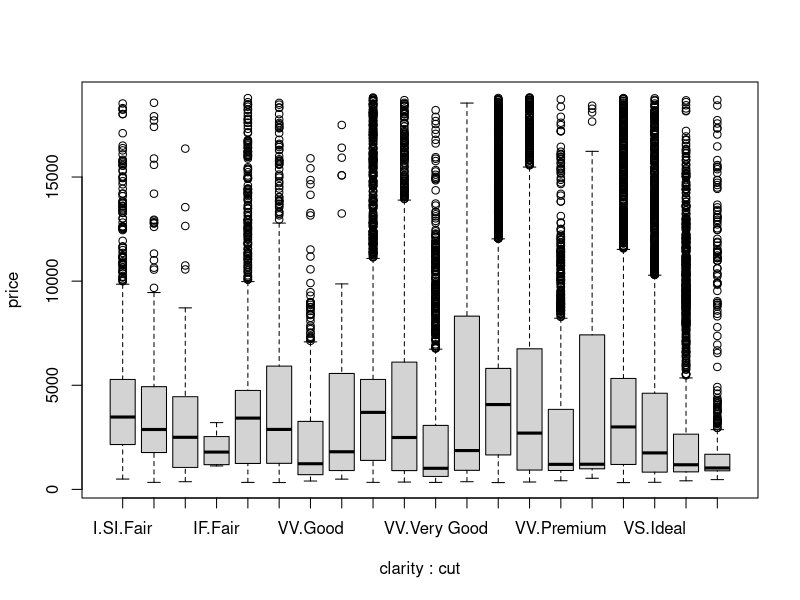

Generate this figure with R: (Note: this script raises an error after producing the figure.)
## ---- chunk 1
library(caret)

moissanite <- read.csv("Moissanite.csv", stringsAsFactors = TRUE)

moissanite$cut <- factor(moissanite$cut, 
                         levels = c("Fair", "Good", "Very Good", "Premium", "Ideal"))
moissanite$clarity <- factor(moissanite$clarity, 
                             levels = unique(moissanite$clarity))

set.seed(161)
ind <- createDataPartition(moissanite$price,
                           list = FALSE, p = 0.7)

train <- moissanite[ind, ]
test <- moissanite[-ind, ]
## ---- chunk 2
mlr.full <- lm(price ~ ., train)

summary(mlr.full)
## ---- chunk 3
boxplot(price ~ clarity * cut, train)
## ---- chunk 4
library(MASS)

# An empty (i.e., intercept-only) MLR is needed to implement stepAIC.
mlr.mod0 <- lm(price ~ 1, train)

# ----------- Starting Student Code -----------------------#
# Complete the following lines of code to run stepwise selection. 
# stepAIC(mlr.full,
#         k = 2, # Change to log(nrow(train)) for BIC
#         direction = "backward",
#         scope     = list(upper = mlr.full, lower = mlr.mod0))
# ----------- Ending Student Code ------------------------#

# ------------ Starting Key Code -------------------------#
stepAIC(mlr.full,
        k = 2, # Change to log(nrow(train)) for BIC
        direction = "backward",
        scope     = list(upper = mlr.full, lower = mlr.mod0))
# ------------ Ending Key Code ---------------------------#
## ---- chunk 5
# ----------- Starting Student Code -----------------------#
# From the stepAIC output, copy the code that runs the resulting stepwise model.
# mlr.step <- lm(formula = price ~ carat + cut + color + clarity + table + 
#     x + y + z + distribution, data = train)
# ----------- Ending Student Code ------------------------#


# ------------ Starting Key Code -------------------------#
# This is only for answer! 
mlr.step <- lm(formula = price ~ carat + cut + color + clarity + table + 
                 x + y + z + distribution, data = train)
summary(mlr.step)
# ------------ Ending Key Code ---------------------------#
## ---- chunk 6
mlr.step <- lm(formula = price ~ cut * clarity + carat + cut + color + clarity + table + x + y + z, data = train)
summary(mlr.step)
## ---- chunk 7
library(glmnet)

trainXmat <- model.matrix(price ~ ., data = train)

set.seed(161)
mlr.ridge <- cv.glmnet(x      = trainXmat[, -1],
                       y      = train$price,
                       family = "gaussian",
                       alpha  = 0,  # what's the correct value for ridge???
                       lambda = 10^(seq(-2, 5, by = 0.25)))

plot(mlr.ridge)

mlr.ridge.mod <- glmnet(x      = trainXmat[, -1],
                        y      = train$price,
                        family = "gaussian",
                        lambda = mlr.ridge$lambda.1se,
                        alpha  = 0)  # what's the correct value for ridge???
## ---- chunk 8
mlr.ridge$lambda.min
mlr.ridge$lambda.1se
## ---- chunk 9
set.seed(161)
mlr.lasso <- cv.glmnet(x      = trainXmat[, -1],
                       y      = train$price,
                       family = "gaussian",
                       alpha  = 1,  # what's the correct value for lasso???
                       lambda = 10^(seq(-2, 5, by = 0.25)))

plot(mlr.lasso)

mlr.lasso.mod <- glmnet(x      = trainXmat[, -1],
                        y      = train$price,
                        family = "gaussian",
                        lambda = mlr.lasso$lambda.1se,
                        alpha  = 1)  # what's the correct value for lasso???
## ---- chunk 10
coef(mlr.ridge.mod)
coef(mlr.lasso.mod)
## ---- chunk 11
testXmat <- model.matrix(price ~ ., data = test)

mlr.full.preds <- predict(mlr.full, test)
mlr.step.preds <- predict(mlr.step, test)
mlr.ridge.preds <- predict(mlr.ridge.mod, newx = testXmat[, -1])
mlr.lasso.preds <- predict(mlr.lasso.mod, newx = testXmat[, -1])

print("Training RMSEs")
sqrt(sum((train$price - predict(mlr.full))^2) / nrow(train))
sqrt(sum((train$price - predict(mlr.step))^2) / nrow(train))
sqrt(sum((train$price - predict(mlr.ridge.mod, newx = trainXmat[, -1]))^2) / nrow(train))
sqrt(sum((train$price - predict(mlr.lasso.mod, newx = trainXmat[, -1]))^2) / nrow(train))

print("Test RMSEs")
sqrt(sum((test$price - mlr.full.preds)^2) / nrow(test))
sqrt(sum((test$price - mlr.step.preds)^2) / nrow(test))
sqrt(sum((test$price - mlr.ridge.preds)^2) / nrow(test))
sqrt(sum((test$price - mlr.lasso.preds)^2) / nrow(test))
